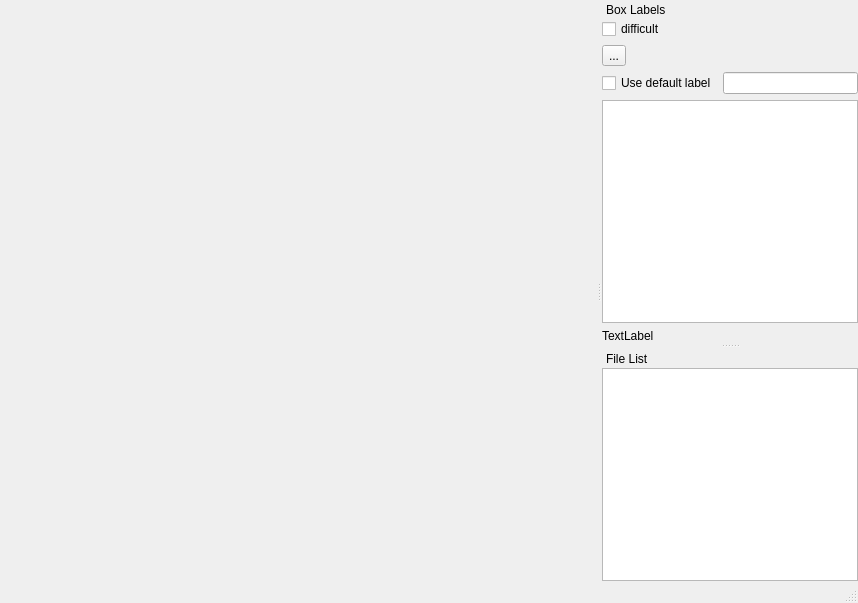
<?xml version="1.0" encoding="UTF-8"?>
<ui version="4.0">
 <class>MainWindow</class>
 <widget class="QMainWindow" name="MainWindow">
  <property name="geometry">
   <rect>
    <x>0</x>
    <y>0</y>
    <width>858</width>
    <height>603</height>
   </rect>
  </property>
  <property name="windowTitle">
   <string>Active Image Labeler</string>
  </property>
  <widget class="QWidget" name="centralwidget"/>
  <widget class="QMenuBar" name="menubar">
   <property name="geometry">
    <rect>
     <x>0</x>
     <y>0</y>
     <width>858</width>
     <height>22</height>
    </rect>
   </property>
  </widget>
  <widget class="QStatusBar" name="statusbar"/>
  <widget class="QDockWidget" name="dockLabel">
   <property name="features">
    <set>QDockWidget::NoDockWidgetFeatures</set>
   </property>
   <property name="windowTitle">
    <string>Box Labels</string>
   </property>
   <attribute name="dockWidgetArea">
    <number>2</number>
   </attribute>
   <widget class="QWidget" name="labelListContainer">
    <layout class="QGridLayout" name="gridLayout_2">
     <property name="leftMargin">
      <number>0</number>
     </property>
     <property name="topMargin">
      <number>0</number>
     </property>
     <property name="rightMargin">
      <number>0</number>
     </property>
     <property name="bottomMargin">
      <number>0</number>
     </property>
     <item row="0" column="0">
      <layout class="QVBoxLayout" name="listLayout">
       <item>
        <widget class="QCheckBox" name="diffcButton">
         <property name="text">
          <string>difficult</string>
         </property>
        </widget>
       </item>
       <item>
        <widget class="QToolButton" name="editButton">
         <property name="text">
          <string>...</string>
         </property>
         <property name="toolButtonStyle">
          <enum>Qt::ToolButtonTextBesideIcon</enum>
         </property>
        </widget>
       </item>
       <item>
        <layout class="QHBoxLayout" name="useDefaultLabelQHBoxLayout">
         <item>
          <widget class="QCheckBox" name="useDefaultLabelCheckbox">
           <property name="text">
            <string>Use default label</string>
           </property>
          </widget>
         </item>
         <item>
          <widget class="QLineEdit" name="defaultLabelTextLine"/>
         </item>
        </layout>
       </item>
       <item>
        <widget class="QListWidget" name="labelList"/>
       </item>
       <item>
        <widget class="QLabel" name="countLabel">
         <property name="text">
          <string>TextLabel</string>
         </property>
        </widget>
       </item>
      </layout>
     </item>
    </layout>
   </widget>
  </widget>
  <widget class="QDockWidget" name="filedock">
   <property name="features">
    <set>QDockWidget::NoDockWidgetFeatures</set>
   </property>
   <property name="windowTitle">
    <string>File List</string>
   </property>
   <attribute name="dockWidgetArea">
    <number>2</number>
   </attribute>
   <widget class="QWidget" name="dockWidgetContents_3">
    <layout class="QGridLayout" name="gridLayout_3">
     <property name="leftMargin">
      <number>0</number>
     </property>
     <property name="topMargin">
      <number>0</number>
     </property>
     <property name="rightMargin">
      <number>0</number>
     </property>
     <property name="bottomMargin">
      <number>0</number>
     </property>
     <item row="0" column="0">
      <layout class="QVBoxLayout" name="verticalLayout">
       <item>
        <widget class="QListWidget" name="fileListWidget"/>
       </item>
      </layout>
     </item>
    </layout>
   </widget>
  </widget>
  <action name="quit">
   <property name="icon">
    <iconset theme=":/quit">
     <normaloff>resources/icons/quit.png</normaloff>resources/icons/quit.png</iconset>
   </property>
   <property name="text">
    <string>Quit</string>
   </property>
   <property name="toolTip">
    <string>Quit application</string>
   </property>
   <property name="statusTip">
    <string>Quit application</string>
   </property>
   <property name="shortcut">
    <string>Ctrl+Q</string>
   </property>
  </action>
  <action name="open">
   <property name="icon">
    <iconset theme=":/open">
     <normaloff>resources/icons/open.png</normaloff>resources/icons/open.png</iconset>
   </property>
   <property name="text">
    <string>Open</string>
   </property>
   <property name="toolTip">
    <string>Open image or label file</string>
   </property>
   <property name="statusTip">
    <string>Open image or label file</string>
   </property>
   <property name="shortcut">
    <string>Ctrl+O</string>
   </property>
  </action>
  <action name="opendir">
   <property name="icon">
    <iconset theme=":/open">
     <normaloff>resources/icons/open.png</normaloff>resources/icons/open.png</iconset>
   </property>
   <property name="text">
    <string>Open Dir</string>
   </property>
   <property name="toolTip">
    <string>Open Dir</string>
   </property>
   <property name="statusTip">
    <string>Open Dir</string>
   </property>
   <property name="shortcut">
    <string>Ctrl+U</string>
   </property>
  </action>
  <action name="changeSavedir">
   <property name="icon">
    <iconset theme=":/open">
     <normaloff>resources/icons/open.png</normaloff>resources/icons/open.png</iconset>
   </property>
   <property name="text">
    <string>Change Save Dir</string>
   </property>
   <property name="toolTip">
    <string>Change default saved Annotation dir</string>
   </property>
   <property name="statusTip">
    <string>Change default saved Annotation dir</string>
   </property>
   <property name="shortcut">
    <string>Ctrl+R</string>
   </property>
  </action>
  <action name="openAnnotation">
   <property name="icon">
    <iconset theme=":/open">
     <normaloff>resources/icons/open.png</normaloff>resources/icons/open.png</iconset>
   </property>
   <property name="text">
    <string>openAnnotation</string>
   </property>
   <property name="toolTip">
    <string>Open an annotation file</string>
   </property>
   <property name="shortcut">
    <string>Ctrl+Shift+O</string>
   </property>
  </action>
  <action name="openNextImgAction">
   <property name="icon">
    <iconset theme=":/next">
     <normaloff>resources/icons/next.png</normaloff>resources/icons/next.png</iconset>
   </property>
   <property name="text">
    <string>openNextImgAction</string>
   </property>
   <property name="statusTip">
    <string>Open the next Image</string>
   </property>
   <property name="whatsThis">
    <string>Open the next Image</string>
   </property>
   <property name="shortcut">
    <string>D</string>
   </property>
  </action>
  <action name="openPrevImgAction">
   <property name="icon">
    <iconset theme=":/prev">
     <normaloff>resources/icons/prev.png</normaloff>resources/icons/prev.png</iconset>
   </property>
   <property name="text">
    <string>openPrevImg</string>
   </property>
   <property name="statusTip">
    <string>Open the previous Image</string>
   </property>
   <property name="whatsThis">
    <string>Open the previous Image</string>
   </property>
   <property name="shortcut">
    <string>A</string>
   </property>
  </action>
 </widget>
 <resources/>
 <connections/>
</ui>
